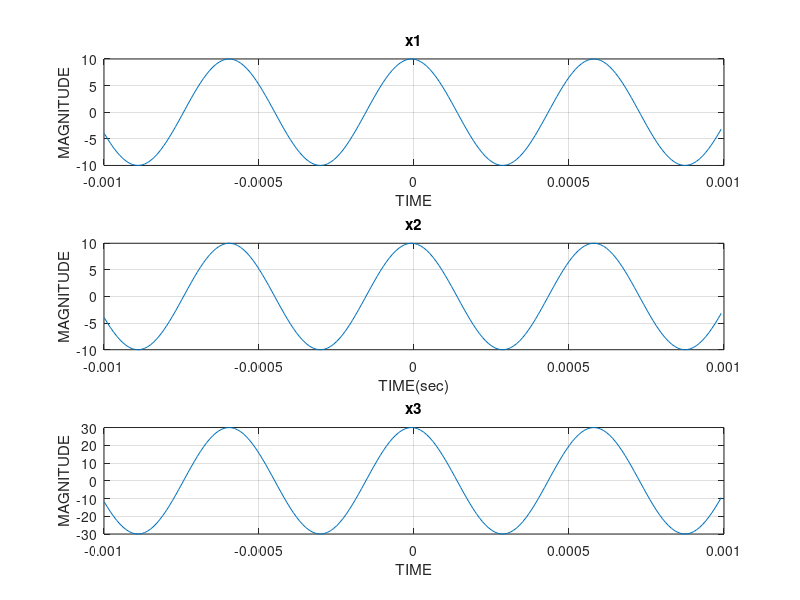

The MATLAB script that drew this image:
t = -0.000999 : 0.00001 : 0.000999;

subplot(3,1,1)
x1 = 10*cos((2*pi*1700*t)+0.08726);
plot(t,x1), grid on
title('x1')
xlabel('TIME')
ylabel('MAGNITUDE')

subplot(3,1,2)
x2 = 20*cos((2*pi*1700*t)+0.08726);
plot(t,x1), grid on
title('x2')
xlabel('TIME(sec)')
ylabel('MAGNITUDE')

subplot(3,1,3)
x3 = x1+x2;
plot(t,x3), grid on
title('x3')
xlabel('TIME')
ylabel('MAGNITUDE')

